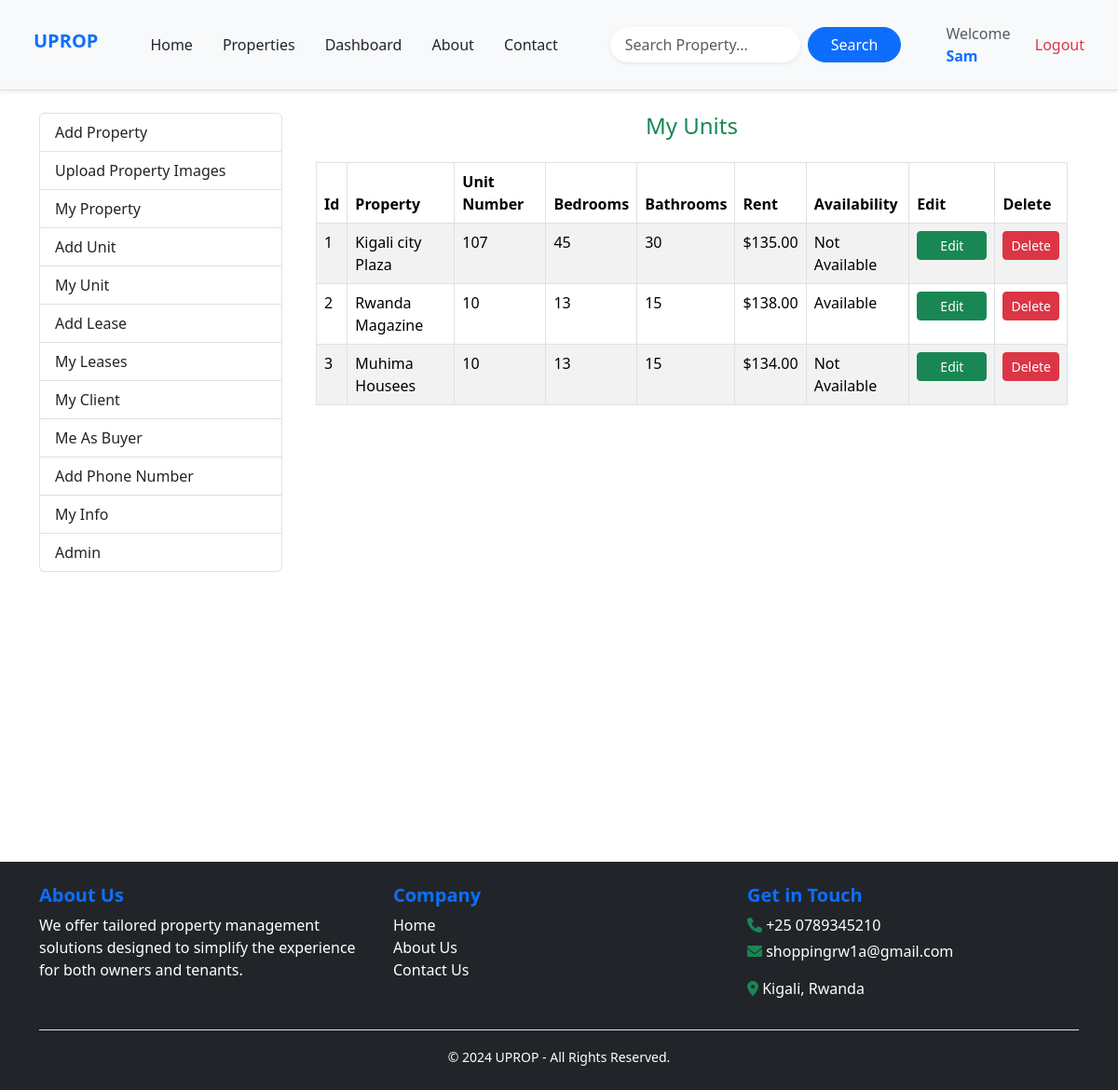
Page /unit/list (signed in) on the committed database.
### Property_app/models.py (models this page shows, shortened)
class Unit(models.Model):
    property = models.ForeignKey(Property,related_name='units',on_delete=models.CASCADE)
    unit_number = models.PositiveIntegerField()
    bedroom = models.PositiveIntegerField()
    bathrom = models.PositiveIntegerField()
    rent = models.DecimalField(max_digits=8,decimal_places=2)
    is_Available = models.BooleanField(default=True)
    payment_status = models.BooleanField(default=False)

class Property(models.Model):
    Property_types = [
        ('Appartment', 'Appartment'),
        ('House', 'House'),
        ('Commercial', 'Commercial')
    ]
    Property_status = [
        ('Rent', 'Rent'),
        ('Buy', 'Buy')
    ]
    name = models.CharField(max_length=255)
    address = models.TextField()
    property_type = models.CharField(max_length=20, choices=Property_types)
    description = models.TextField(null=True, blank=True)
    number_of_unit = models.PositiveIntegerField()
    owner = models.ForeignKey(User, related_name='properties', on_delete=models.CASCADE, null=True)
    status = models.CharField(max_length=10,choices=Property_status,null=True)
    created_at = models.DateTimeField(auto_now_add=True,null=True)
    class Meta:
        ordering = ('name',)
        verbose_name_plural = 'Properties'

### Property_app/views.py (the view)
# urls.py: path('unit/list',views.get_unit_for_tenant,name='get_unit_for_tenant'),
def get_unit_for_tenant(request):
    if not request.user.is_authenticated:
        messages.error(request, "Login To Continue.")
        return redirect('login_user')
    try:
        properties = Property.objects.filter(owner=request.user)
        units = Unit.objects.filter(property__in=properties)
        return render(request, 'units/myUnits.html', {'units': units})
    except Property.DoesNotExist:
        return messages.error("Product not found.")

### templates/units/myUnits.html (shortened to what this page needs)
{% extends 'dashboard.html' %}
{% block dashboard_content %}
<h4 class="text-center text-success">My Units</h4>
{% if units %}
<div class="container mt-4">
    <div class="table-responsive">
        <table class="table table-bordered table-striped">
            <thead>
                <tr>
                    <th>Id</th>
                    <th>Property</th>
                    <th>Unit Number</th>
                    <th>Bedrooms</th>
                    <th>Bathrooms</th>
                    <th>Rent</th>
                    <th>Availability</th>
                    <th>Edit</th>
                    <th>Delete</th>
                </tr>
            </thead>
            <tbody>
                {% for unit in units %}
                <tr>
                    <td>{{ forloop.counter }}</td>
                    <td>{{ unit.property.name }}</td>
                    <td>{{ unit.unit_number }}</td>
                    <td>{{ unit.bedroom }}</td>
                    <td>{{ unit.bathrom }}</td>
                    <td>${{ unit.rent }}</td>
                    <td>{{ unit.is_Available|yesno:"Available,Not Available" }}</td>
                    <td>
                        <a href="{% url 'get_single_unit' pk=unit.pk %}" class="btn btn-success px-4 btn-sm btn-block">Edit</a>
                    </td>
                    <td>
                        <button class="btn btn-danger btn-sm btn-block" data-toggle="modal" data-target="#deleteModal"
                                onclick="setDeleteUrl('{% url 'delete_unit' pk=unit.pk %}')">Delete</button>
                    </td>
                </tr>
                {% endfor %}
            </tbody>
        </table>
    </div>
</div>
{% else %}
<p class="container mt-4 text-warning text-center">No units found for your properties.</p>
{% endif %}
{% endblock %}

### templates/base.html (shortened to what this page needs)
<!DOCTYPE html>
<html lang="en">
<head>
    <link href="https://cdnjs.cloudflare.com/ajax/libs/font-awesome/6.0.0/css/all.min.css" rel="stylesheet">
    <link href="https://cdn.jsdelivr.net/npm/bootstrap@5.3.2/dist/css/bootstrap.min.css" rel="stylesheet">
</head>
<body>
    <nav class="navbar navbar-expand-lg navbar-light bg-light border-bottom shadow-sm sticky-top py-3 px-4">
        <div class="container-fluid">
            <a href="/" class="navbar-brand h1 text-primary fw-bold me-5">UPROP</a>
            <div class="collapse navbar-collapse" id="navbarLinks">
                <ul class="navbar-nav me-auto mb-3 mb-lg-0 gap-3">
               <li class="nav-item"><a href="/" class="nav-link text-dark">Home</a></li>
                <li class="nav-item"><a href="{% url 'apartment' %}" class="nav-link text-dark">Properties</a></li>
             {% if request.user.is_authenticated %}
            <li class="nav-item"><a href="{% url 'add_property' %}" class="nav-link text-dark">Dashboard</a></li>
          {% endif %}
          <li class="nav-item"><a href="{% url 'about' %}" class="nav-link text-dark">About</a></li>
           <li class="nav-item"><a href="{% url 'contact' %}" class="nav-link text-dark">Contact</a></li>
             </ul>
                <form action="{% url 'search_properties' %}" class="d-flex mb-3 mb-lg-0 ms-lg-5">
                    <input
                        type="text"
                        class="form-control me-2 border-0 shadow-sm rounded-pill px-3"
                        placeholder="Search Property..."
                        name="q"
                        aria-label="Search"
                        required>
                    <button class="btn btn-primary rounded-pill px-4" type="submit">Search</button>
                </form>
                <div class="d-flex align-items-center ms-lg-5">
                    {% if request.user.is_authenticated %}
                    <div class="d-flex align-items-center">
                        <span class="navbar-text me-3 text-muted d-none d-lg-block">Welcome  <strong class="text-primary">{{ user.username }}</strong></span>
                        <a class="nav-link text-danger" href="{% url 'logout_user' %}">Logout</a>
                    </div>
                    {% else %}
                    <a class="nav-link btn rounded-pill px-4" href="{% url 'login_user' %}">Login</a>
                    {% endif %}
                </div>
            </div>
        </div>
    </nav>
    <div class="p-4">
        {% block content %}
        {% endblock %}
    </div>
    <footer class="bg-dark text-white py-4">
        <div class="container">
            <div class="row text-center text-md-start">
                <div class="col-md-4 mb-3 mb-md-0">
                    <h5 class="fw-bold text-primary">About Us</h5>
                    <p>
                        We offer tailored property management solutions designed to simplify the experience for both owners and tenants.
                    </p>
                </div>
                <div class="col-md-4 mb-3 mb-md-0">
                    <h5 class="fw-bold text-primary">Company</h5>
                    <ul class="list-unstyled">
                        <li><a href="/" class="text-decoration-none text-white">Home</a></li>
                        <li><a href="{% url 'about' %}" class="text-decoration-none text-white">About Us</a></li>
                        <li><a href="{% url 'contact' %}" class="text-decoration-none text-white">Contact Us</a></li>
                    </ul>
                </div>
                <div class="col-md-4">
                    <h5 class="fw-bold text-primary">Get in Touch</h5>
                    <p class="mb-1 cursor-pointer"><i class="fas fa-phone text-success"></i> +25 0789345210</p>
                    <p class="cursor-pointer"><i class="fas fa-envelope text-success"></i> shoppingrw1a@gmail.com</p>
                    <p class="cursor-pointer"><i class="fas fa-map-marker-alt text-success"></i> Kigali, Rwanda</p>
                </div>
            </div>
            <div class="text-center pt-3 mt-3 border-top">
                <small>© 2024 UPROP - All Rights Reserved.</small>
            </div>
        </div>
    </footer>
</body>
</html>

### rows in the picture
Unit: property.name "Kigali city Plaza", unit_number "107", bedroom "45", bathrom "30", rent "135.00", is_Available "Not Available"
Unit: property.name "Rwanda Magazine", unit_number "10", bedroom "13", bathrom "15", rent "138.00", is_Available "Available"
Unit: property.name "Muhima Housees", unit_number "10", bedroom "13", bathrom "15", rent "134.00", is_Available "Not Available"

### other values in the picture
{{ user.username }} "Sam"
